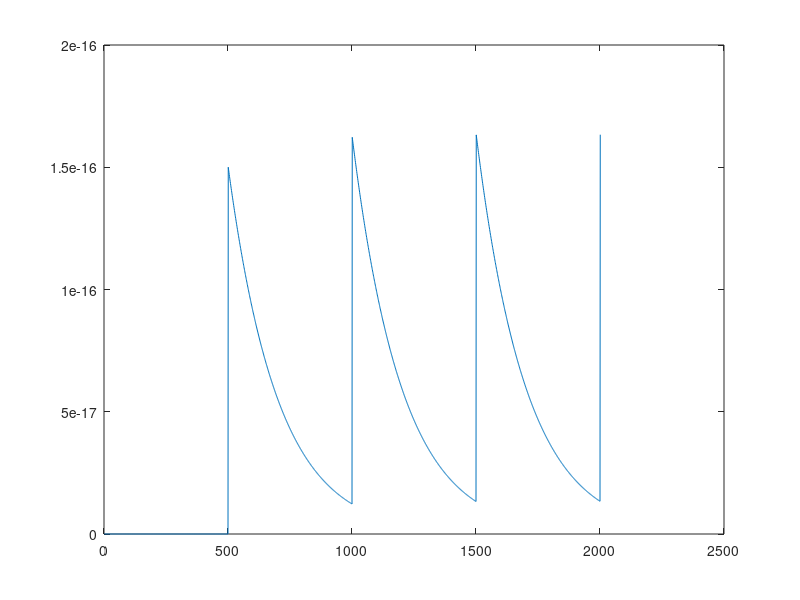
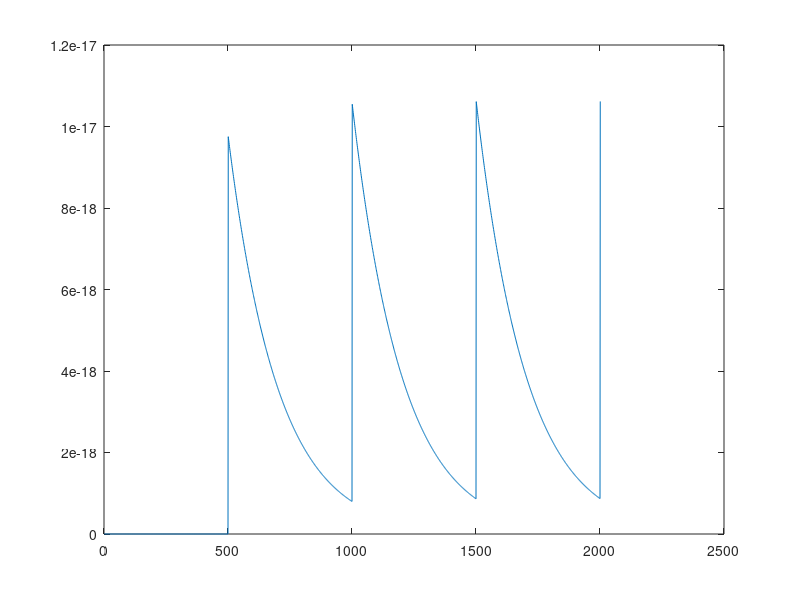
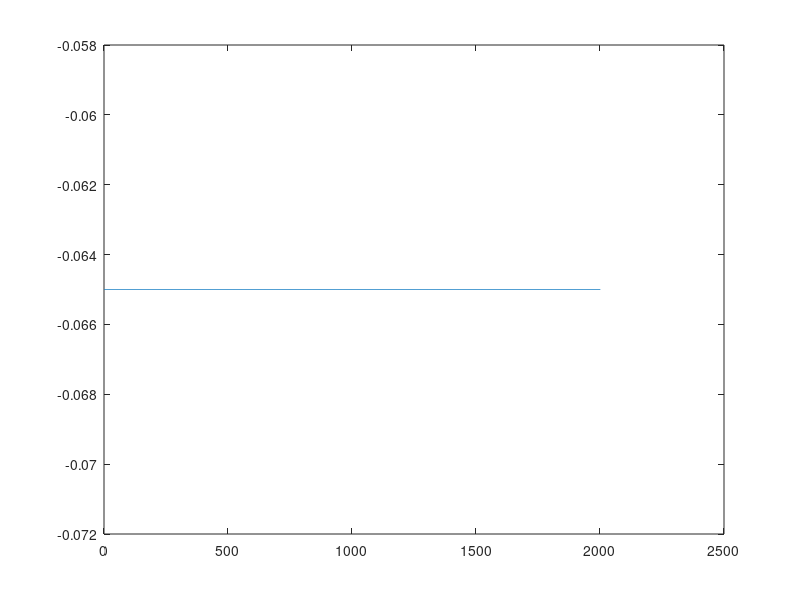

MATLAB code for these plots, in order:
% updated for the sake of github

clc;
clear all;

spike_input = 0;

dt = 10^-5;

N = (20 * 10^-3)/dt;      % 2000 time steps

tau = 2 * 10^-3;
g_l = 15 * 10^-9;
g_s = 15 * 10^-12;
E_s = 0;


P(1) = 0;
U(1) = -65 * 10^-3;
I(1) = 0;
g(1) = 0;
w = 1; 
C = 12.4*10^-12;

for i = 1:N
    
    if (rem(i,500) == 0)                % input spike is given every 5 milliseconds
        spike_input = 1;
    end
    
    dP(i) = dt*((-P(i)/tau)+ spike_input);
    P(i+1) = P(i) + dP(i);
    g(i+1) = g_s * w * P(i+1);
    I(i+1) = g(i+1)* (E_s - U(i));
    
    dU(i) = ( -g_l*(U(i) - U(1)) + I(i+1))*(dt/C)  ;
    
    U(i+1) = U(i) + dU(i);
    
    
    spike_input = 0;
    
end

t = 1: N+1;

figure
plot(t,g);

figure
plot(t,I);


figure
plot(t,U);
    
    
    
    
